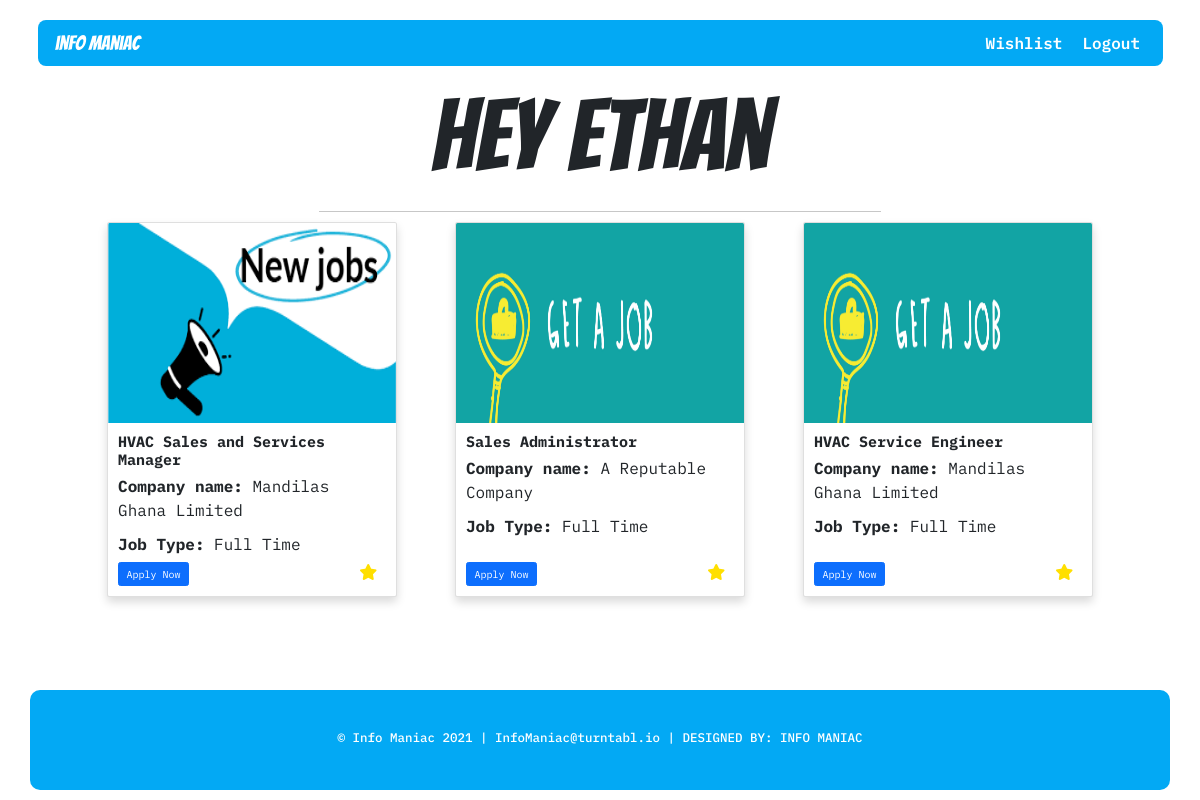
Page /wishlist (signed in) on the earlier database version.
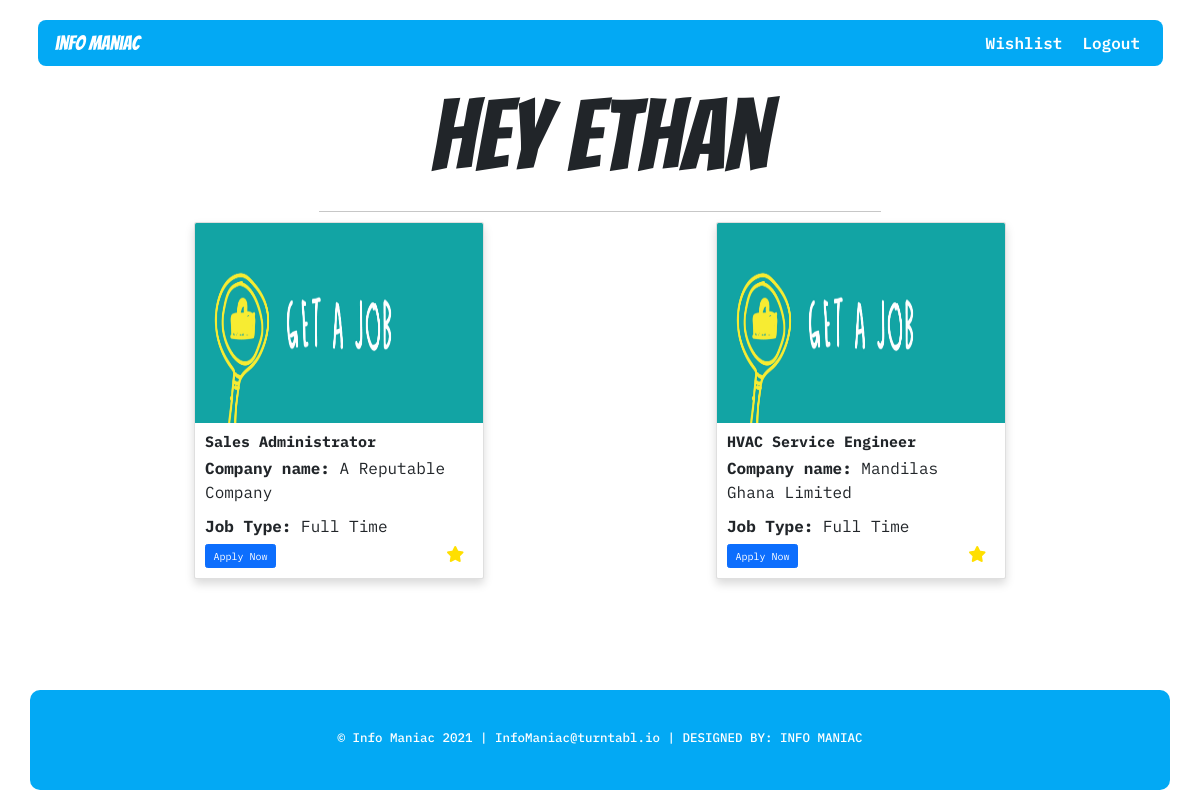
Same page on the later database version.
### info_maniac/models.py (models this page shows, shortened)
class WishlistItem(db.Model):
  id = db.Column(db.Integer, primary_key=True)
  title = db.Column(db.Text, nullable=False)
  company = db.Column(db.Text, nullable=False)
  source_url = db.Column(db.Text, nullable=False, unique=True)
  image_url = db.Column(db.Text, nullable=False, default="default.png")
  date_added = db.Column(db.DateTime, nullable=False, default=datetime.utcnow)
  source_name = db.Column(db.Text, nullable=False)
  job_type = db.Column(db.Text, nullable=False, default="Unknown")
  user_id = db.Column(db.Integer, db.ForeignKey("user.id"), nullable=False)

class User(db.Model, UserMixin):
  id = db.Column(db.Integer, primary_key=True)
  first_name = db.Column(db.Text, nullable=False)
  last_name = db.Column(db.Text, nullable=False)
  email = db.Column(db.Text, nullable=False)
  password = db.Column(db.Text, nullable=False)
  date_added = db.Column(db.DateTime, nullable=False, default=datetime.utcnow)
  wishlist = db.relationship("WishlistItem", backref="user", lazy=True)

### info_maniac/routes.py (the view)
@app.route("/wishlist")
@login_required
def wishlist():
  job_items = current_user.wishlist
  return render_template("wishlist.html", header_text=f"Hey {current_user.first_name}", show_search=False, job_items=job_items,path="", value="")

### info_maniac/models.py (called while the page is built)
@login_manager.user_loader
def load_user(user_id):
  return User.query.get(user_id)

### info_maniac/templates/wishlist.html
{% extends "layout.html" %}
{% block content %}
{% import "empty_page.html" as empty_page %}
<div class="container">
  <div class="row gx-5 justify-content-center">
    <div class="main col-12 col-md-11">
      {% if job_items|length != 0 %}
      <div class="row justify-content-around gy-5">
        {% for job_item in job_items %}
        <div class="card col-md-6 col-lg-3 col-12 shadow" style="width: 29rem;">
          <img src="{{ url_for('static',filename=job_item.image_url) }}" class="card-img-top job-image" alt="Job Image">
          <div class="card-body">
            <h4 class="card-title"><strong>{{ job_item.title }}</strong></h4>
            <p class="card-text"><strong>Company name:</strong> {{job_item.company}}</p>
            <p class="card-text card-text-last"><strong>Job Type:</strong> {{job_item.job_type}}</p>
            <div class="card-bottom">
              <a href="{{job_item.source_url}}" target="_blank" class="btn btn-primary">Apply Now</a>
              <i class="fa fa-star col-8" aria-hidden="true" style="text-align: right; color:#FFDF00;"
                onclick="savetowishlist('icon{{job_item.id}}','{{current_user.id}}','{{job_item.title}}','{{job_item.company}}','{{job_item.source_url}}','{{job_item.image_url}}','{{job_item.source_name}}','{{job_item.job_type}}','{{job_item.id}}')"
                id="icon{{job_item.id}}"></i>
            </div>
          </div>
        </div>
        {% endfor %}
      </div>
      {% else %}
      <div class="d-flex justify-content-center">
        {{ empty_page.empty_page() }}
      </div>
      {% endif %}
    </div>
  </div>
</div>
{% endblock content %}

### info_maniac/templates/layout.html (shortened to what this page needs)
<!DOCTYPE html>
<html lang="en">
  <head>
    <link href="https://cdn.jsdelivr.net/npm/bootstrap@5.0.1/dist/css/bootstrap.min.css" rel="stylesheet">
    <link rel="stylesheet" href="{{ url_for('static', filename='css/main.css') }}">
  </head>
  <body>
   <header>
     <div class="container">
      <nav class="navbar navbar-dark navbar-expand-md">
        <div class="container-fluid">
          <a class="navbar-brand ms-3" href="{{ url_for('home') }}">
            info maniac
          </a>
          <div class="collapse navbar-collapse" id="navbarTogglerDemo01">
            <ul class="navbar-nav ms-auto">
              {% if current_user.is_authenticated %}
                <li class="nav-item me-3">
                  <a class="nav-link" href="{{url_for('wishlist')}}">Wishlist</a>
                </li>
                <li class="nav-item me-3">
                  <a class="nav-link" href="{{ url_for('logout') }}">Logout</a>
                </li>
              {% endif %}
            </ul>
          </div>
        </div>
       </nav>
       <div class="banner">
         <h1 class="banner-heading">{{ header_text }}</h1>
         {% if show_search %}
          <form action="{{ url_for('search') }}" method="POST" class="search-form">
            <div class="custom-search">
              <input type="text" class="form-control form-control-lg" placeholder="Search Job" value="{{ value }}" name="search_query">
              <input type="submit" value="Search" class="btn">
            </div>
          </form>
         {% else %}
         <hr class="banner-hr">
         {% endif %}
       </div>
     </div>
   </header>
   <main>
     {% block content %}{% endblock %}
   </main>
   <footer class="footer container">
     <h5>
        &#169 Info Maniac 2021   |   InfoManiac@turntabl.io |   DESIGNED BY: INFO MANIAC
     </h5>
   </footer>
  </body>
</html>

### info_maniac/static/css/main.css (style rules this page uses)
html { font-size: 62.5%; height: 100%; }
body { font-family: 'IBM Plex Mono', monospace; font-size: 1.6rem; padding: 1rem; min-height: 100%; display: flex; flex-direction: column; }
.navbar-brand { font-family: 'Bangers', cursive; font-size: 2rem; }
.navbar { background-color: #03a9f4; margin: 1rem 0; border-radius: 0.8rem; }
.navbar-dark .navbar-nav .nav-link { color: #fff; font-weight: 600; }
.banner { display: flex; flex-direction: column; align-items: center; }
.banner-heading { font-family: 'Bangers', cursive; font-size: 10rem; }
.banner-hr { color: #212121; width: 50%; }
.job-image { width: auto; height: 20rem; }
.footer { background-color:#03a9f4; color: #fff; padding: 40px; margin-top: 20px; font-size: small; vertical-align: middle; display: flex; justify-content: center; border-radius: 10px; margin-top: auto; }
.main .card { padding: 0; }
.main { margin-bottom: 3rem; }
.card-body { position: relative; }
.card-bottom { position: absolute; left: 1rem; right: 1rem; bottom: 1rem; }
.card-text-last { margin-bottom: 3rem; }

Differences in the rows shown:
removed WishlistItem: image_url (picture), title "HVAC Sales and Services Manager", company "Mandilas Ghana Limited", job_type "Full Time"
